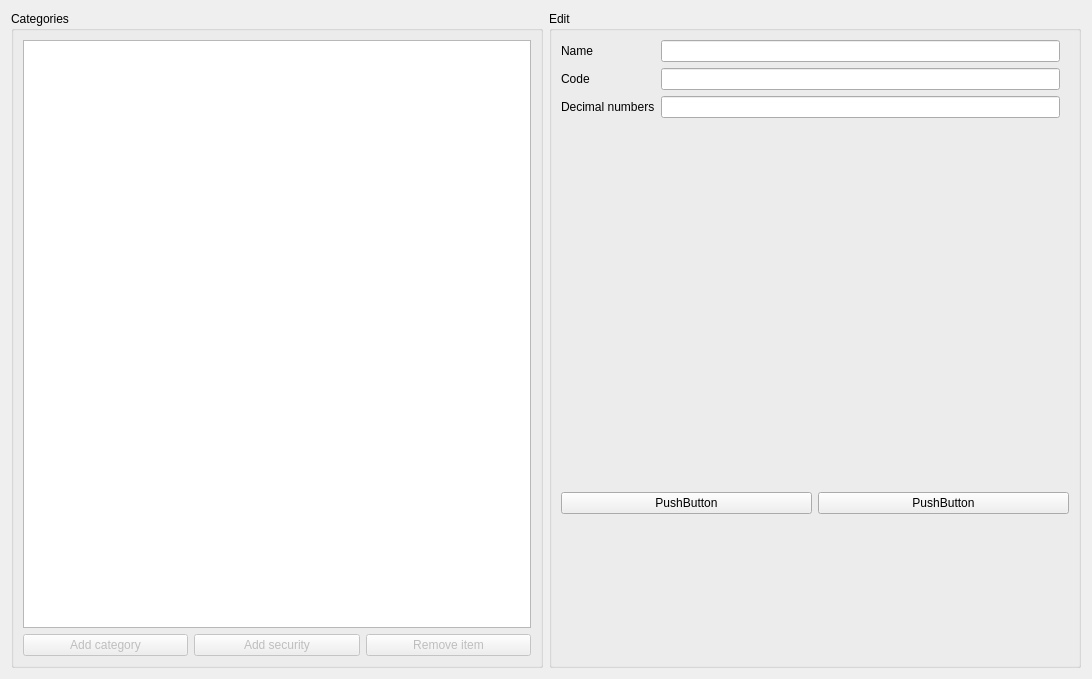
<?xml version="1.0" encoding="UTF-8"?>
<ui version="4.0">
 <class>SecuritiesManagementDialog</class>
 <widget class="QDialog" name="SecuritiesManagementDialog">
  <property name="geometry">
   <rect>
    <x>0</x>
    <y>0</y>
    <width>1092</width>
    <height>679</height>
   </rect>
  </property>
  <property name="windowTitle">
   <string>Securities</string>
  </property>
  <layout class="QHBoxLayout" name="horizontalLayout_2">
   <item>
    <layout class="QHBoxLayout" name="horizontalLayout" stretch="1,1">
     <item>
      <widget class="QGroupBox" name="boxCategories">
       <property name="title">
        <string>Categories</string>
       </property>
       <layout class="QVBoxLayout" name="verticalLayout_3">
        <item>
         <layout class="QVBoxLayout" name="verticalLayout_2">
          <item>
           <widget class="QTreeWidget" name="treeWidget">
            <property name="rootIsDecorated">
             <bool>true</bool>
            </property>
            <property name="itemsExpandable">
             <bool>true</bool>
            </property>
            <attribute name="headerVisible">
             <bool>false</bool>
            </attribute>
            <column>
             <property name="text">
              <string notr="true">1</string>
             </property>
            </column>
           </widget>
          </item>
          <item>
           <widget class="QWidget" name="widget" native="true">
            <layout class="QHBoxLayout" name="horizontalLayout_5">
             <property name="leftMargin">
              <number>0</number>
             </property>
             <property name="topMargin">
              <number>0</number>
             </property>
             <property name="rightMargin">
              <number>0</number>
             </property>
             <property name="bottomMargin">
              <number>0</number>
             </property>
             <item>
              <layout class="QHBoxLayout" name="horizontalLayout_4">
               <property name="topMargin">
                <number>0</number>
               </property>
               <item>
                <widget class="QPushButton" name="btnAddCategory">
                 <property name="enabled">
                  <bool>false</bool>
                 </property>
                 <property name="text">
                  <string>Add category</string>
                 </property>
                </widget>
               </item>
               <item>
                <widget class="QPushButton" name="btnAddSecurity">
                 <property name="enabled">
                  <bool>false</bool>
                 </property>
                 <property name="text">
                  <string>Add security</string>
                 </property>
                </widget>
               </item>
               <item>
                <widget class="QPushButton" name="btnRemoveItem">
                 <property name="enabled">
                  <bool>false</bool>
                 </property>
                 <property name="text">
                  <string>Remove item</string>
                 </property>
                </widget>
               </item>
              </layout>
             </item>
            </layout>
           </widget>
          </item>
         </layout>
        </item>
       </layout>
      </widget>
     </item>
     <item>
      <widget class="QGroupBox" name="boxEdit">
       <property name="title">
        <string>Edit</string>
       </property>
       <layout class="QVBoxLayout" name="verticalLayout_4">
        <item>
         <widget class="QWidget" name="widget_3" native="true">
          <layout class="QHBoxLayout" name="horizontalLayout_7">
           <property name="leftMargin">
            <number>0</number>
           </property>
           <property name="topMargin">
            <number>0</number>
           </property>
           <property name="bottomMargin">
            <number>0</number>
           </property>
           <item>
            <layout class="QFormLayout" name="formLayout_3">
             <item row="0" column="0">
              <widget class="QLabel" name="nameLabel">
               <property name="text">
                <string>Name</string>
               </property>
              </widget>
             </item>
             <item row="0" column="1">
              <widget class="QLineEdit" name="nameLineEdit"/>
             </item>
             <item row="2" column="0">
              <widget class="QLabel" name="decimalNumbersLabel">
               <property name="text">
                <string>Decimal numbers</string>
               </property>
              </widget>
             </item>
             <item row="2" column="1">
              <widget class="QLineEdit" name="decimalNumbersLineEdit"/>
             </item>
             <item row="1" column="0">
              <widget class="QLabel" name="codeLabel">
               <property name="text">
                <string>Code</string>
               </property>
              </widget>
             </item>
             <item row="1" column="1">
              <widget class="QLineEdit" name="codeLineEdit"/>
             </item>
            </layout>
           </item>
          </layout>
         </widget>
        </item>
        <item>
         <layout class="QVBoxLayout" name="verticalLayout">
          <item>
           <widget class="QWidget" name="widget_2" native="true">
            <layout class="QHBoxLayout" name="horizontalLayout_6">
             <property name="leftMargin">
              <number>0</number>
             </property>
             <property name="topMargin">
              <number>0</number>
             </property>
             <property name="rightMargin">
              <number>0</number>
             </property>
             <property name="bottomMargin">
              <number>0</number>
             </property>
             <item>
              <layout class="QHBoxLayout" name="horizontalLayout_3">
               <item>
                <widget class="QPushButton" name="pushButton">
                 <property name="text">
                  <string>PushButton</string>
                 </property>
                </widget>
               </item>
               <item>
                <widget class="QPushButton" name="pushButton_2">
                 <property name="text">
                  <string>PushButton</string>
                 </property>
                </widget>
               </item>
              </layout>
             </item>
            </layout>
           </widget>
          </item>
         </layout>
        </item>
       </layout>
      </widget>
     </item>
    </layout>
   </item>
  </layout>
 </widget>
 <resources/>
 <connections/>
</ui>
